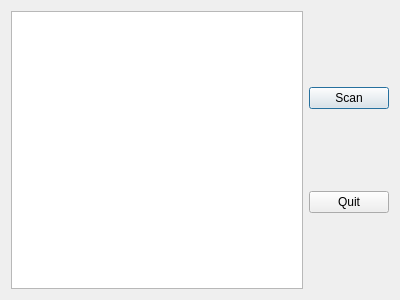
<?xml version="1.0" encoding="UTF-8"?>
<ui version="4.0">
 <class>Dialog</class>
 <widget class="QDialog" name="Dialog">
  <property name="geometry">
   <rect>
    <x>0</x>
    <y>0</y>
    <width>400</width>
    <height>300</height>
   </rect>
  </property>
  <property name="windowTitle">
   <string>Dialog</string>
  </property>
  <property name="autoFillBackground">
   <bool>false</bool>
  </property>
  <layout class="QHBoxLayout" name="horizontalLayout">
   <item>
    <widget class="QListWidget" name="devices"/>
   </item>
   <item>
    <layout class="QVBoxLayout" name="verticalButtons">
     <item>
      <widget class="QPushButton" name="scan">
       <property name="text">
        <string>Scan</string>
       </property>
      </widget>
     </item>
     <item>
      <widget class="QPushButton" name="quit">
       <property name="text">
        <string>Quit</string>
       </property>
      </widget>
     </item>
    </layout>
   </item>
  </layout>
 </widget>
 <resources/>
 <connections>
  <connection>
   <sender>quit</sender>
   <signal>clicked()</signal>
   <receiver>Dialog</receiver>
   <slot>close()</slot>
   <hints>
    <hint type="sourcelabel">
     <x>360</x>
     <y>202</y>
    </hint>
    <hint type="destinationlabel">
     <x>349</x>
     <y>243</y>
    </hint>
   </hints>
  </connection>
 </connections>
</ui>
